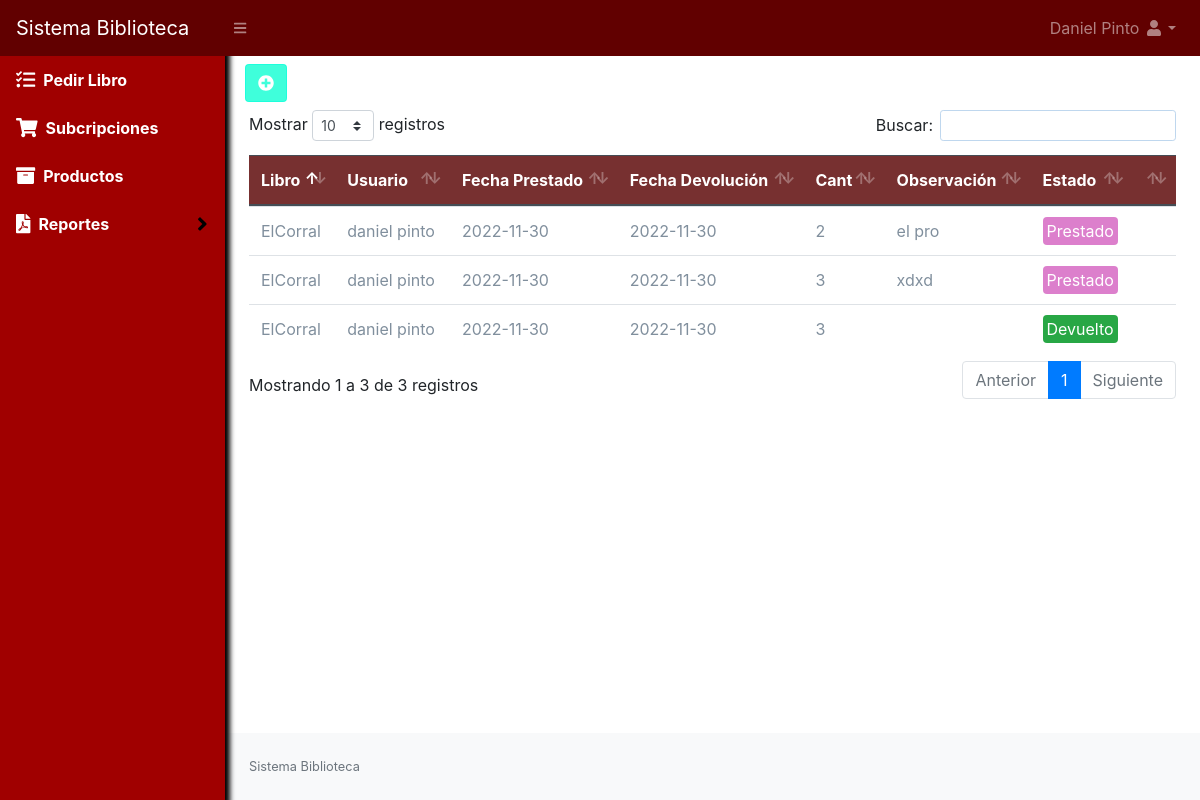
The app's page /credito/listar (signed in) with its own data.
### tables this page shows
CREATE TABLE `prestamo` (
  `id` int NOT NULL AUTO_INCREMENT,
  `id_usuario` int NOT NULL,
  `id_libro` int NOT NULL,
  `fecha_prestamo` date NOT NULL,
  `fecha_devolucion` date NOT NULL,
  `cantidad` int NOT NULL,
  `observacion` text NOT NULL,
  `estado` int NOT NULL DEFAULT '1',
  PRIMARY KEY (`id`)
);

CREATE TABLE `libro` (
  `id` int NOT NULL AUTO_INCREMENT,
  `titulo` text NOT NULL,
  `cantidad` int NOT NULL,
  `id_autor` int NOT NULL,
  `id_editorial` int NOT NULL,
  `anio_edicion` date NOT NULL,
  `id_materia` int NOT NULL,
  `num_pagina` int NOT NULL,
  `descripcion` text NOT NULL,
  `imagen` varchar(100) NOT NULL,
  `estado` int NOT NULL DEFAULT '1',
  PRIMARY KEY (`id`)
);

CREATE TABLE `usuarios` (
  `id` int NOT NULL AUTO_INCREMENT,
  `correo` varchar(80) DEFAULT NULL,
  `usuario` varchar(50) NOT NULL,
  `nombre` varchar(200) NOT NULL,
  `clave` varchar(100) NOT NULL,
  `rol` varchar(20) NOT NULL,
  `estado` int NOT NULL DEFAULT '1',
  `membresiaEstado` varchar(20) NOT NULL,
  PRIMARY KEY (`id`),
  UNIQUE KEY `useremail_UNIQUE` (`correo`)
);

### Libraries/Core/Views.php (called while the page is built)
<?php
class Views{
    function getView($controller, $view, $data="", $alert="", $config = "", $cliente = "")
    {
        $controller = get_class($controller);
        if ($controller == "Home") {
            $view = "Views/".$view.".php";
        }else{
            $view = "Views/" . $controller . "/" . $view . ".php";
        }
        require_once($view);
    }
}
?>

### Controller/Credito.php (called while the page is built, shortened)
<?php
    class Credito extends Controllers{
        public function listar()
        {
            $libros = $this->model->selectLibros();
            $usuarios = $this->model->selectUsuarios();
            $prestamo = $this->model->selectPrestamo();
            $data = ['libros' => $libros, 'usuarios' => $usuarios, 'prestamos' => $prestamo];
            $this->views->getView($this, "listar", $data);
        }
    }

### index.php (called while the page is built, shortened)
<?php
require_once("Libraries/Core/Load.php");
?>

### Libraries/Core/Mysql.php (called while the page is built, shortened)
<?php
class Mysql extends Conexion{
    private $conexion;
    function __construct()
    {
        $this->conexion = new Conexion();
        $this->conexion = $this->conexion->conect();
    }
    public function select_all(string $query){
        $this->strquery = $query;
        $result = $this->conexion->prepare($this->strquery);
        $result->execute();
        $data = $result->fetchall(PDO::FETCH_ASSOC);
        return $data;
    }
}
?>

### Libraries/Core/Conexion.php (called while the page is built)
<?php
class Conexion{
    private $conect;
    public function __construct()
    {
      $conexion = "mysql:host=".HOST.";dbname=".BD.";.CHARSET.";
      try {
          $this->conect = new PDO($conexion, DB_USER, PASS);
          $this->conect->setAttribute(PDO::ATTR_ERRMODE, PDO::ERRMODE_EXCEPTION);
      } catch (PDOException $e) {
          $this->conect = "Error en la conexion";
          echo "Error: " . $e->getMessage();
      }
    }
    public function conect()
    {
        return $this->conect;
    }
}
?>

### Models/CreditoModel.php (called while the page is built, shortened)
<?php
class CreditoModel extends Mysql{
    public function selectPrestamo()
    {
        $userId = $_SESSION['id'];
        $sql="SELECT u.id, u.nombre, l.id, l.titulo, p.id, p.id_usuario, p.id_libro, p.fecha_prestamo, p.fecha_devolucion, p.cantidad, p.observacion, p.estado FROM usuarios u INNER JOIN libro l ON u.id = l.id INNER JOIN prestamo p ON p.id_usuario = u.id WHERE p.id_usuario = '$userId'";
        $res = $this->select_all($sql);
        return $res;
    }
}

### Views/credito/listar.php (the view, shortened to what this page needs)
<div id="layoutSidenav_content">
    <main>
        <div class="container-fluid">
            <div class="row">
                <div class="col-md-12 p-2">
                <?php if ($_SESSION['membresiaEstado'] == 1) { ?>
                    <button class="btn btn-primary" type="button" data-toggle="modal" data-target="#prestar"><i class="fas fa-plus-circle"></i></button>
                <?php } ?>
                </div>
                <div class="col-md-12">
                    <table class="table" id="table">
                        <thead class="thead-dark">
                            <tr>
                                <th>Libro</th>
                                <th>Usuario</th>
                                <th>Fecha Prestado</th>
                                <th>Fecha Devolución</th>
                                <th>Cant</th>
                                <th>Observación</th>
                                <th>Estado</th>
                                <th></th>
                            </tr>
                        </thead>
                        <tbody>
                            <?php foreach ($data['prestamos'] as $row) {
                                if ($row['estado'] == 1) {
                                    $estado = '<span class="badge-danger p-1 rounded">Prestado</span>';
                                } else {
                                    $estado = '<span class="badge-success p-1 rounded">Devuelto</span>';
                                }
                            ?>
                                <tr>
                                    <td><?php echo $row['titulo']; ?></td>
                                    <td><?php echo $row['nombre']; ?></td>
                                    <td><?php echo $row['fecha_prestamo']; ?></td>
                                    <td><?php echo $row['fecha_devolucion']; ?></td>
                                    <td><?php echo $row['cantidad']; ?></td>
                                    <td><?php echo $row['observacion']; ?></td>
                                    <td><?php echo $estado; ?></td>
                                    <td>
                                    </td>
                                </tr>
                            <?php } ?>
                        </tbody>
                    </table>
                </div>
            </div>
        </div>
    </main>

### records on screen
prestamo: id_libro.titulo "ElCorral", id_usuario.nombre "daniel pinto", fecha_prestamo "2022-11-30", fecha_devolucion "2022-11-30", cantidad "2", observacion "el pro", estado "Prestado"
prestamo: id_libro.titulo "ElCorral", id_usuario.nombre "daniel pinto", fecha_prestamo "2022-11-30", fecha_devolucion "2022-11-30", cantidad "3", observacion "xdxd", estado "Prestado"
prestamo: libro.titulo "ElCorral", id_usuario.nombre "daniel pinto", fecha_prestamo "2022-11-30", fecha_devolucion "2022-11-30", cantidad "3", estado "Devuelto"

### other values on screen
$_SESSION['nombre'] "Daniel Pinto"
